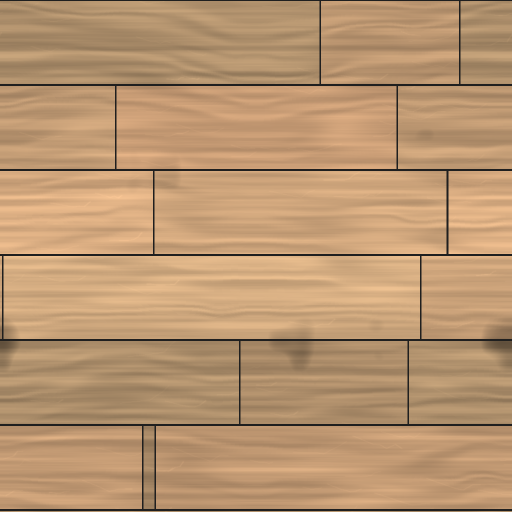
#> input picture art/props/source/NH_Boards_color.png, 1024 x 1024 px, given in place of WheelHalo.png, which was not available (shown at 1/2 size)
$ python make_snack_wheel.py ../../props/source/NH_Boards_color.png
#> lines starting #> are read from the running program, lines starting #| are printed output that depends on the picture
### art/ui/hud/make_health_pbr.py
"""PBR health bar for the KitHud (Nightmare Highschool), baked to images.

Roblox UI can't light textures live, so each piece is lit here once: a height field and material mask are
built in 2D, normals come from the height plus the school's seamless PBR detail normals (art/props/source),
and every pixel is shaded with GGX specular + Lambert diffuse from albedo / roughness / metalness maps,
a warm key light from the top-left, a cool fill, a candle rim from below and a simple environment
reflection for the metals. Ambient occlusion comes from the height field.

Pieces (art/ui/hud/out/health_v2/):
  frame.png   2400x200  the whole bar frame for a 600x50 bar (12:1): hammered iron bands with scratched-brass
                        beads and rivets, pointed gothic end pieces with a brass spike and a crimson gem, brass
                        collars where the orb sits. The window (where the fill shows) is transparent.
  fill.png     768x144  the fill tile (192:36, tiles horizontally): greyscale blood-glass with veins, bubbles
                        and a glassy highlight. The HUD tints it (crimson; other colours for other states).
  orb_ring.png 512x512  the orb's ring: brass with a raised bead, rivets and four quatrefoil studs
  orb_glass.png 512x512 the orb's glass: a glossy greyscale sphere (tinted by the HUD)
  preview.png           the pieces assembled over a dark backdrop

  python make_health_pbr.py
"""
from pathlib import Path

import numpy as np
from PIL import Image, ImageDraw
from scipy import ndimage

HERE = Path(__file__).resolve().parent
SRC = HERE.parents[1] / "props" / "source"
OUT = HERE / "out" / "health_v2"
OUT.mkdir(parents=True, exist_ok=True)


# ---------------------------------------------------------------- material maps
# [7 lines left out: function load_map, not called in this run]


def srgb_to_lin(c):
    return np.where(c <= 0.04045, c / 12.92, ((c + 0.055) / 1.055) ** 2.4)


def lin_to_srgb(c):
    c = np.clip(c, 0, 1)
    return np.where(c <= 0.0031308, c * 12.92, 1.055 * c ** (1 / 2.4) - 0.055)


# [6 lines left out: function material, not called in this run]


# ---------------------------------------------------------------- shading
def normalize(v):
    return v / (np.linalg.norm(v, axis=-1, keepdims=True) + 1e-8)


LIGHTS = [  # direction to the light (x right, y DOWN, z toward the viewer), colour, intensity
    (normalize(np.array([-0.55, -0.65, 0.55])), np.array([1.0, 0.9, 0.78]), 3.4),
    (normalize(np.array([0.6, 0.35, 0.7])), np.array([0.55, 0.62, 0.9]), 0.7),
    (normalize(np.array([0.0, 0.95, 0.3])), np.array([1.0, 0.55, 0.28]), 0.8),
]


# [40 lines left out: functions shade, normals_from, not called in this run]


def ao_from(Hf, sigma, k):
    blur = ndimage.gaussian_filter(Hf, sigma)
    return np.clip(1 - np.clip(blur - Hf, 0, None) * k, 0.35, 1)


def dome(mask_dist, r):
    t = np.clip(mask_dist / r, 0, 1)
    return np.sqrt(1 - (1 - t) ** 2)


# [237 lines left out: functions save, polymask, frame, periodic_noise, fill, orb_ring and 2 more, not called in this run]


# [5 lines that do not run on import are left out]

### art/ui/hud/make_snack_wheel.py
"""PBR art for the snack wheel (Nightmare Highschool, inventory QOL 1.94), baked to images.

Owner (2026-11-12): "I want the wheel to have a completely original look, cool, on theme, and animated, with cool
markers for each item", then "Make the item box areas bigger" and "make it cooler and higher quality".

The Bell Wheel: a blackened, hammered iron ring with forged cusps and twelve gilt moon phases, a brass band engraved with
a rose vine, a turning band of inlaid runes, a stained-glass rose window lit from behind, a brass hub lettered
NIGHTMARE HIGH REFECTORY with a polished silver cloche (Best food), a blued-steel clock hand with gilt filigree, and a
brass rose socket for every snack. Separate glow layers let the game breathe light into it.

Same pipeline as the health bar, the posture rail and the kit (make_health_pbr.shade via make_kit_ui.lit), baked with
2x supersampling (geometry in 1024 "units", evaluated on a 2048 grid), with edge wear (polished ridges) and grime
(dark recesses) worked out from the height.

Pieces (art/ui/hud/out/wheel/, staged to art/group-upload/snack-wheel/):
  WheelRim.png        1024  the ring (the middle is clear)
  WheelRimGlow.png    1024  the moons and the vine's inlay as light only (pulses in game)
  WheelBand.png       1024  the rune band (turns slowly)
  WheelBandGlow.png   1024  the runes' inlay as light only (pulses in game)
  WheelDisc.png       1024  the rose window, a little see-through
  WheelRays.png       1024  light shafts through the window (white, alpha; tinted and turned in game)
  WheelHalo.png       1024  a candle aura round the outside (white, alpha; flickers in game; shown 1.3x the rim)
  WheelHub.png         512  the hub with the cloche (Best food)
  WheelHand.png       1024  the clock hand, pointing up from the middle
  WheelMarker.png      384  a snack's socket: a brass rose with a finial pointing out (up) and a big dark well
  WheelMarkerLit.png   384  the same, picked: gilt, an ember glow round the well
  WheelMarkerRim.png   384  greyscale: a thin ring inside the well (tinted with the rarity colour)
  WheelShade.png       384  the well's disc in black (the cooldown, cropped from the top as it drains)
  WheelSigil.png       512  a gilt ring of runes that spins behind the picked socket (white, alpha)
  WheelGlow.png        256  a soft glow (white, alpha; tinted)
  WheelEmber.png        64  an ember (white core, alpha; tinted) for the sparks that drift off the wheel
  preview_wheel.png         the pieces assembled (for review)

  python make_snack_wheel.py [rim band disc hub hand markers]
"""
import math
from pathlib import Path

import numpy as np
from PIL import Image, ImageDraw, ImageFont
from scipy import ndimage

import make_health_pbr as H
import make_kit_ui as K

HERE = Path(__file__).resolve().parent
OUT = HERE / "out" / "wheel"
OUT.mkdir(parents=True, exist_ok=True)
f32 = np.float32
SS = 2  # supersampling

IRON = np.array([0.10, 0.095, 0.10], f32)
OXBLOOD = np.array([0.30, 0.04, 0.07], f32)
SILVER = np.array([0.82, 0.82, 0.84], f32)
BLUED = np.array([0.09, 0.12, 0.24], f32)
FONT = "C:/Windows/Fonts/georgiab.ttf"


# ================================================================ helpers (geometry in units, U units per canvas)
class Canvas:
    # [7 lines left out: function __init__, not called in this run]

    def mask(self, fn):
        return K.mask((self.N, self.N), lambda dr, s: fn(dr, s * SS))

    def inner(self, m):
        return K.inner(m) / SS

    def noise(self, sigma, seed):
        return K.noise((self.N, self.N), sigma * SS, seed)

    # [5 lines left out: function maps, not called in this run]

    def zeros(self, ch=None):
        return np.zeros((self.N, self.N) if ch is None else (self.N, self.N, ch), f32)


def angdist(th, a):
    return np.abs((th - a + math.pi) % (2 * math.pi) - math.pi)


# [21 lines left out: functions finish, save, not called in this run]


def light_only(alpha, name, size):
    return save(np.ones(alpha.shape + (3,), f32), alpha, name, size)


# [413 lines left out: functions ring_text, rim, band, disc, hub, hand and 1 more, not called in this run]


# ================================================================ preview
def preview(snacks=None, backdrop=(34, 30, 36, 255), name="preview_wheel.png"):
    """the wheel as the HUD shows it; snacks: a list of RGBA images to sit in the sockets"""
    W = 1000
    bg = Image.new("RGBA", (W, W), backdrop)

    def put(im, size, pos=(W // 2, W // 2), rot=0, tint=None, alpha=1.0):
        if isinstance(im, str):
            im = Image.open(OUT / im).convert("RGBA")
        im = im.resize((size, size), Image.LANCZOS)
        px = np.array(im, f32)
        if tint:
            px[..., :3] *= np.array(tint, f32) / 255
        px[..., 3] *= alpha
        im = Image.fromarray(np.clip(px, 0, 255).astype(np.uint8), "RGBA")
        if rot:
            im = im.rotate(-rot, resample=Image.BICUBIC)
        bg.alpha_composite(im, (pos[0] - size // 2, pos[1] - size // 2))

    D = 760
    put("WheelHalo.png", int(D * 1.3), tint=(255, 150, 70), alpha=0.6)
    put("WheelDisc.png", D)
    put("WheelRays.png", D, rot=8, tint=(255, 190, 120), alpha=0.5)
    put("WheelBand.png", D, rot=12)
    put("WheelBandGlow.png", D, rot=12, tint=(255, 170, 80), alpha=0.6)
    put("WheelRim.png", D)
    put("WheelRimGlow.png", D, tint=(255, 190, 110), alpha=0.5)
    R = int(D * 0.335)
    n = 6
    pick = 1
    for k in range(n):
        a = -90 + k * 360 / n
        px_ = int(W / 2 + R * math.cos(math.radians(a)))
        py_ = int(W / 2 + R * math.sin(math.radians(a)))
        size = 190 if k == pick else 168
        if k == pick:
            put("WheelGlow.png", 300, (px_, py_), tint=(255, 160, 70), alpha=0.9)
            put("WheelSigil.png", 250, (px_, py_), rot=20, tint=(240, 200, 120), alpha=0.9)
        put("WheelMarkerLit.png" if k == pick else "WheelMarker.png", size, (px_, py_), rot=a + 90)
        put("WheelMarkerRim.png", size, (px_, py_), tint=(120, 190, 230) if k % 3 == 0 else (210, 200, 180))
        if snacks and k < len(snacks):
            put(snacks[k], int(size * 0.66), (px_, py_))
    put("WheelHand.png", 400, rot=-90 + pick * 360 / n + 90)  # the tip stops at the socket's edge
    put("WheelGlow.png", 260, tint=(255, 200, 120), alpha=0.35)
    put("WheelHub.png", 210)
    rng = np.random.default_rng(3)
    for _ in range(14):
        a = rng.uniform(0, 2 * math.pi)
        rr = rng.uniform(D * 0.5, D * 0.62)
        put("WheelEmber.png", int(rng.uniform(14, 26)), (int(W / 2 + rr * math.cos(a)), int(W / 2 + rr * math.sin(a))),
            tint=(255, 150, 60), alpha=rng.uniform(0.5, 1))
    bg.save(OUT / name)
    print("  ", name)
    return bg


if __name__ == "__main__":
    import sys
    only = set(sys.argv[1:])
    for fn in (rim, band, disc, hub, hand, markers):
        if not only or fn.__name__ in only:
            fn()
    preview()
#> in put, `px[..., 3] *= alpha`:
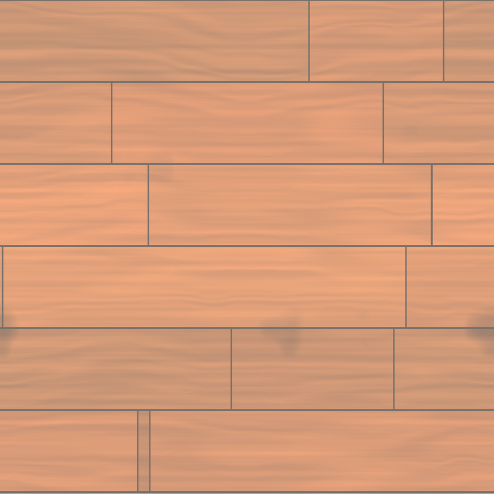
#> px: shape (988, 988, 4) float32 (shown at 1/2 size); mean R, G, B, A 186.3, 88.2, 30.9, 152.9; transparent parts drawn white
#> in put, `bg.alpha_composite(im, (pos[0] - size // 2, pos[1] - size // 2))`:
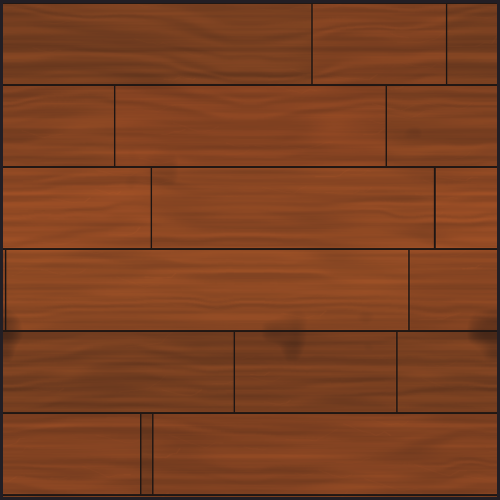
#> bg: PIL image 1000x1000 RGBA (shown at 1/2 size); mean R, G, B, A 123.2, 63.8, 32.8, 255
#> call 2 of put, with im = 'WheelDisc.png', size = 760, pos = (500, 500), rot = 0, alpha = 1
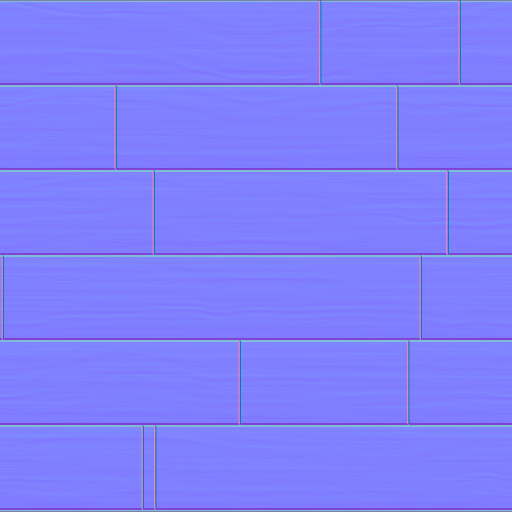
#> input picture art/props/source/NH_Boards_normal.png, 1024 x 1024 px, given in place of WheelDisc.png, which was not available (shown at 1/2 size)
#> in put (call 2), `bg.alpha_composite(im, (pos[0] - size // 2, pos[1] - size // 2))`:
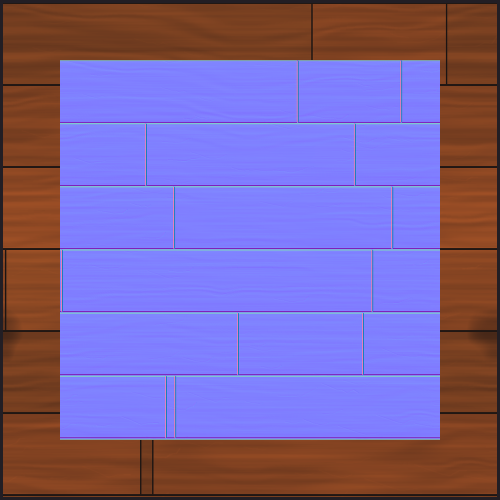
#> bg: PIL image 1000x1000 RGBA (shown at 1/2 size); mean R, G, B, A 123.5, 99.7, 159.2, 255
#> call 3 of put, with im = 'WheelRays.png', size = 760, pos = (500, 500), rot = 8, tint = (255, 190, 120), alpha = 0.5
#> in put (call 3), `px[..., :3] *= np.array(tint, f32) / 255`:
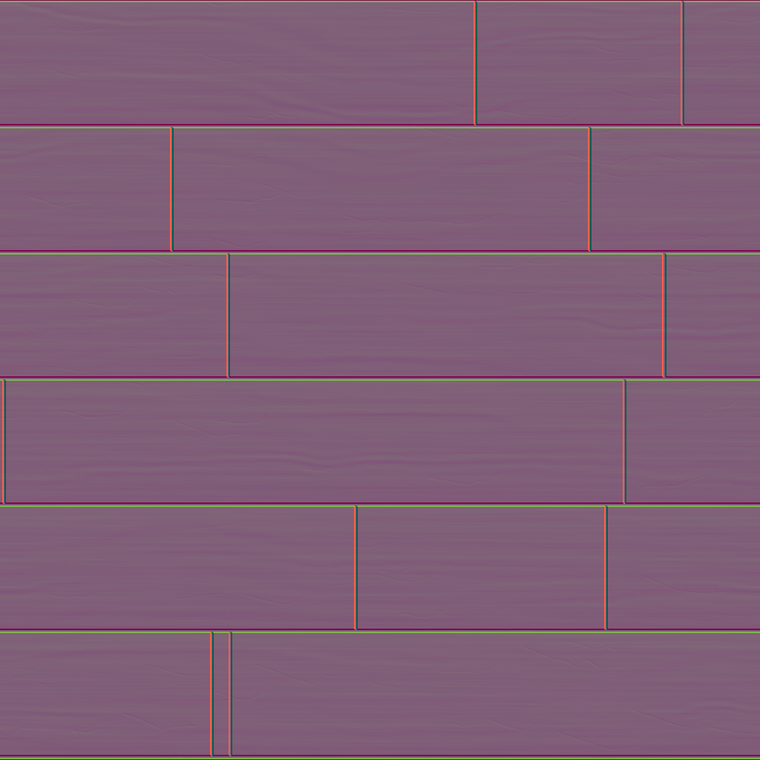
#> px: shape (760, 760, 4) float32; mean R, G, B, A 127.9, 95, 118.5, 255.9
#> in put (call 3), `im = im.rotate(-rot, resample=Image.BICUBIC)`:
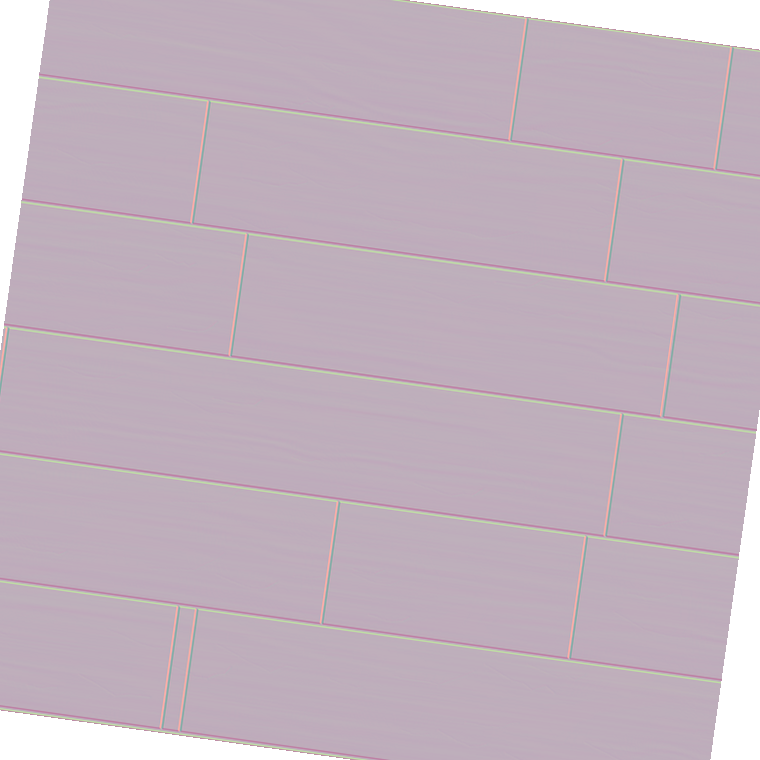
#> im: PIL image 760x760 RGBA; mean R, G, B, A 118.6, 87.4, 111.3, 119.3; transparent parts drawn white
#> in put (call 3), `bg.alpha_composite(im, (pos[0] - size // 2, pos[1] - size // 2))`:
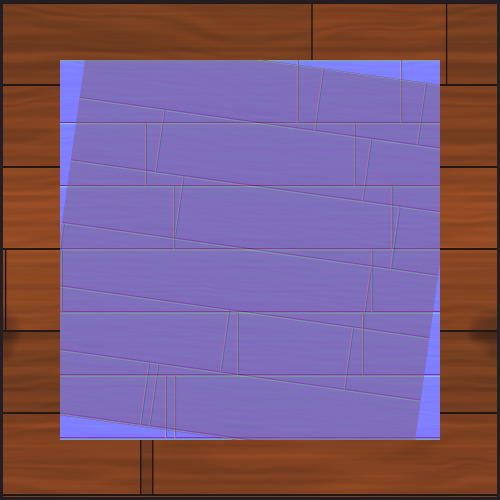
#> bg: PIL image 1000x1000 RGBA (shown at 1/2 size); mean R, G, B, A 123.3, 90.5, 123.2, 255
#> (the run stopped early here; a loop or call above may not have finished)
